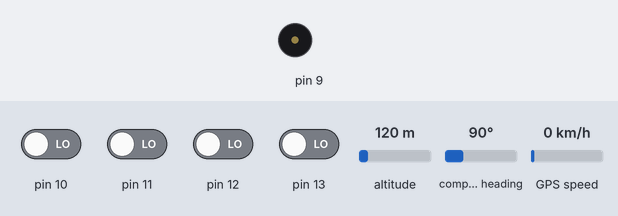
Recording of a sketch running on a simulated Arduino Uno, built with avr-gcc and run on an emulated ATmega328P. On the bench: buzzer (waves = sounding). The test bench sets the inputs (shaded band); at power-on: pin 10–13 LOW, altitude 120 m, compass heading 90°, GPS speed 0 km/h. The GPS gets a fix after 3 s at 37.7749, -122.4194 with 8 satellites; the modem accepts every AT command (registered, SIM ready, sends succeed) and sends nothing else; what the sketch prints to the serial monitor is not drawn.

Above: at 1.2 s.
1.3 s: pin 10 driven HIGH
At 4.8 s:
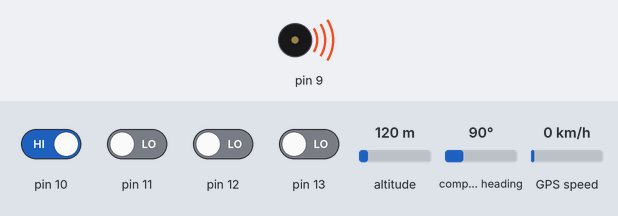
5.5 s: pin 11 driven HIGH
At 6.5 s:
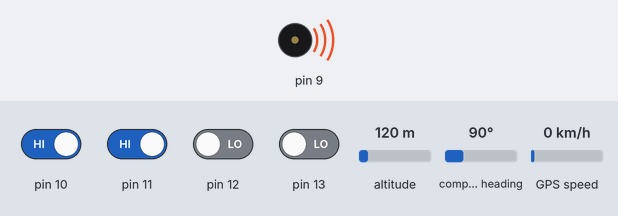
9.7 s: pin 10 driven LOW
At 10.8 s:
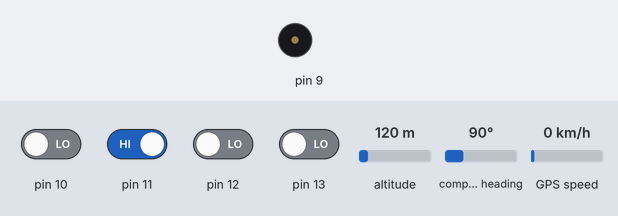
Timing chart, 0 to 12.7 s (numbered marks = the images above; inputs shaded):
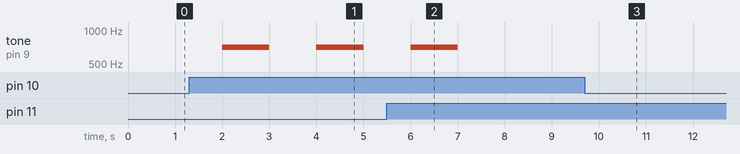

Measured:
- after the input at 1.3 s, tone on pin 9: alternates 700 Hz for 1.0 s and silent for 1.0 s, starting after 0.70 s
- after the input at 5.5 s, tone on pin 9: goes on until 7.0 s, then stays silent
- after the input at 9.7 s, tone on pin 9: stays silent (without the input it goes to 700 Hz after 1.5 s)

The sketch:

sketch_new.ino
```cpp
#include <TinyGPS.h>
#include <SoftwareSerial.h>
#include<string.h>

SoftwareSerial gsm(7, 8);
TinyGPS gps;

String PhoneNumber="+919022061307";
String message1="I am in danger! My location is :";
String message2="I am robbed off! My location is:";
String message3="I am lost! My location:";

void setup() {
  pinMode(13,INPUT);
  pinMode(12,INPUT);
  pinMode(11,INPUT);
  pinMode(10,INPUT);
  pinMode(9,OUTPUT);
  Serial.begin(9600);
  gsm.begin(9600);
}

void loop() {
  bool newData = false;
  float flat, flon;
  unsigned long age;

  for (unsigned long start = millis(); millis() - start < 1000;)
  {
    while (Serial.available())
    {
      char c = Serial.read();
      if (gps.encode(c))
        newData = true;
    }
  }
  if (newData)
  {
    gps.f_get_position(&flat, &flon, &age);
    Serial.print("LAT=");
    Serial.print(flat == TinyGPS::GPS_INVALID_F_ANGLE ? 0.0 : flat, 6);
    Serial.print(" LON=");
    Serial.print(flon == TinyGPS::GPS_INVALID_F_ANGLE ? 0.0 : flon, 6);
  }

  if(digitalRead(10)== HIGH){
    tone(9,700,1000);
    delay(1000);
    noTone(9);
    }
      if(digitalRead(13) == HIGH){
      String lat, lon;
      lat= String(flat,8);
      lon= String(flon,8);
      gsm.println("AT+CMGF=1");
      delay(500);
      gsm.println("AT + CMGS = \"+919022061307");// recipient's mobile number with country code
      gsm.println("SENDING  MESSAGE.........");
      delay(500);
      gsm.print("Latitude:");
      gsm.println(lat);
      gsm.print("Longitude:");
      gsm.println(lon);
      gsm.print(message1);
      gsm.println("Google Maps - https://www.google.co.in/maps/place/");
      delay(1000);
      gsm.println((char)26);
      Serial.println((char)26);
      delay(1000);
    }
    else if(digitalRead(12) == HIGH){
      String lat, lon;
      lat= String(flat,8);
      lon= String(flon,8);
      gsm.println("AT+CMGF=1");
      delay(500);
      gsm.println("AT + CMGS = \"+919022061307");// recipient's mobile number with country code
      gsm.println("SENDING  MESSAGE.........");
      delay(500);
      gsm.print("Latitude:");
      gsm.println(lat);
      gsm.print("Longitude:");
      gsm.println(lon);
      gsm.print(message2);
      gsm.println("Google Maps - https://www.google.co.in/maps/place/");
      delay(1000);
      gsm.println((char)26);
      Serial.println((char)26);
      delay(1000);
    }
    else if(digitalRead(11) == HIGH){
      String lat, lon;
      lat= String(flat,8);
      lon= String(flon,8);
      gsm.println("AT+CMGF=1");
      delay(500);
      gsm.println("AT + CMGS = \"+919022061307");// recipient's mobile number with country code
      gsm.println("SENDING  MESSAGE.........");
      delay(500);
      gsm.print("Latitude:");
      gsm.println(lat);
      gsm.print("Longitude:");
      gsm.println(lon);
      gsm.print(message3);
      gsm.println("Google Maps - https://www.google.co.in/maps/place/");
      delay(1000);
      gsm.println((char)26);
      Serial.println((char)26);
      delay(1000);
      }
}
```
